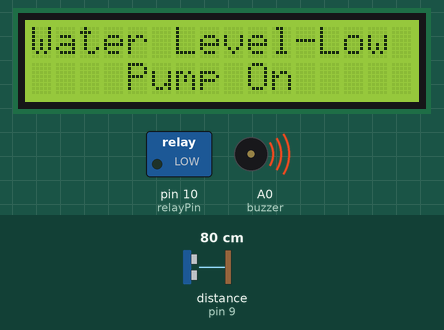
Recording of a sketch running on a simulated Arduino Uno, built with avr-gcc and run on an emulated ATmega328P. Shown: 16×2 character LCD, switched loads named in the sketch (green lamp = pin HIGH), buzzer (waves = sounding, pin HIGH). Wiring (inferred from the names in the program): ultrasonic range finder: trigger pin 8; echo pin 9. Inputs (shaded band) come from the test bench; at power-on: distance to the obstacle (sensor on pin 9) 80 cm. The echo pulse lasts 58.3 µs per cm; pins used as bus, display or sensor lines are not drawn; what the sketch prints to the serial monitor is not drawn.

Above: at 1.2 s.
1.3 s: distance to the obstacle (sensor on pin 9) set to 10 cm
2.8 s: distance to the obstacle (sensor on pin 9) set to 7 cm
At 3.9 s:
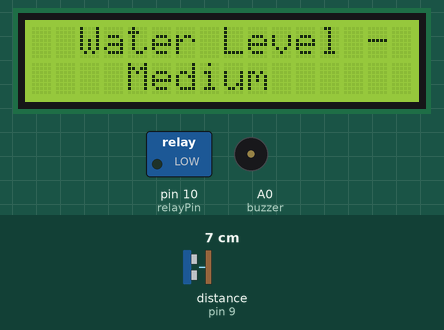
4.6 s: distance to the obstacle (sensor on pin 9) set to 2 cm
At 6.0 s:
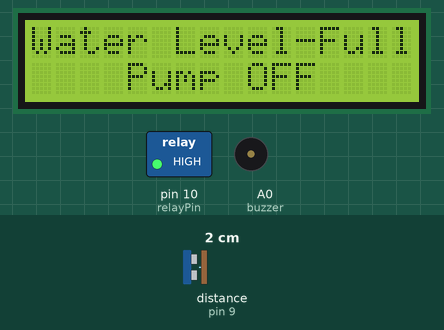
7.7 s: distance to the obstacle (sensor on pin 9) set to 13 cm
9.4 s: distance to the obstacle (sensor on pin 9) set to 17 cm
At 10.2 s:
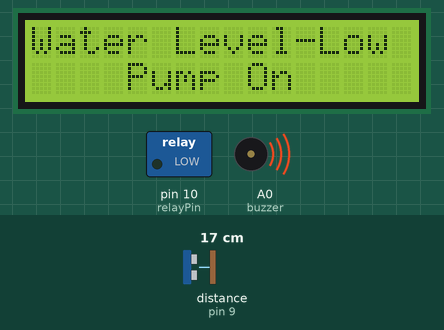
11.2 s: distance to the obstacle (sensor on pin 9) set to 4 cm
At 12.3 s:
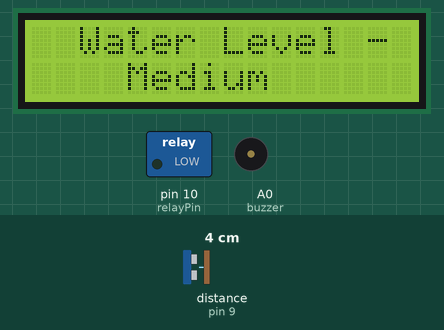
Timing chart, 0 to 14.2 s (numbered marks = the images above; inputs shaded):
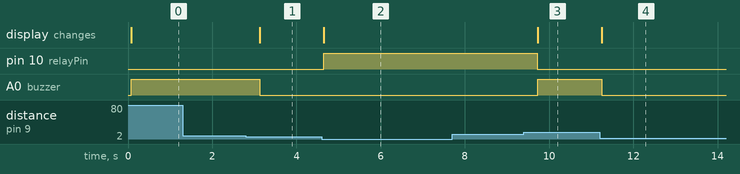

Measured:
- the behaviour switches between 9 and 8 cm on distance to the obstacle (sensor on pin 9) (found by bisection; images 0 and 1)
- the behaviour switches between 14 and 15 cm on distance to the obstacle (sensor on pin 9) (found by bisection; images 2 and 3)
- after the input at 1.3 s, every drawn part: stays the same
- after the input at 2.8 s, A0 (buzzer): HIGH → LOW after 0.32 s; the display: changes after 0.32 s (image 1)
- after the input at 4.6 s, pin 10 (relayPin): LOW → HIGH after 0.05 s; the display: changes after 0.05 s (image 2)
- after the input at 7.7 s, every drawn part: stays the same
- after the input at 9.4 s, pin 10 (relayPin): HIGH → LOW after 0.32 s; A0 (buzzer): LOW → HIGH after 0.32 s; the display: changes after 0.33 s (image 3)
- after the input at 11.2 s, A0 (buzzer): HIGH → LOW after 0.05 s; the display: changes after 0.05 s (image 4)

The sketch:

Assignment2_buzer.ino
```cpp
#include <LiquidCrystal.h>

LiquidCrystal lcd(2, 3, 4, 5, 6, 7);

int trigPin = 8;
int echoPin = 9;
int relayPin = 10;
// relay_pin low = on
int buzzer = A0;


float distance;
float duration;

void setup() {
  lcd.begin(16, 2);
  lcd.clear();
  pinMode(trigPin, OUTPUT);
  pinMode(echoPin, INPUT);
  pinMode(relayPin, OUTPUT);
  pinMode(buzzer, OUTPUT);

  Serial.begin(9600);
}

void loop() {
  digitalWrite(trigPin, LOW);
  delay(2);
  digitalWrite(trigPin, HIGH);
  delayMicroseconds(10);
  digitalWrite(trigPin, LOW);

  duration = pulseIn(echoPin, HIGH);
  distance = (duration / 2) * 0.034;


  Serial.print("distance  = ");
  Serial.print(distance);
  Serial.print(" cm ");
  Serial.println("");

  if (distance >= 14) {
    lcd.clear();
    digitalWrite(relayPin, LOW);
    Serial.println("Water Low - Pump ON");
    lcd.setCursor(0, 0);
    lcd.print("Water Level-Low");
    digitalWrite(buzzer, HIGH);
    lcd.setCursor(4, 1);
    lcd.print("Pump On");

  } else if (distance <= 3.4) {
    lcd.clear();
    digitalWrite(buzzer, LOW);
    digitalWrite(relayPin, HIGH);
    Serial.println("Water Full - Pump OFF");
    lcd.setCursor(0, 0);
    lcd.print("Water Level-Full");
    lcd.setCursor(4, 1);
    lcd.print("Pump OFF");

  } else if (distance >= 3.6 && distance <= 8) {
    lcd.clear();
    Serial.println("Water Moderate");
    lcd.setCursor(2, 0);

    lcd.print("Water Level - ");
    lcd.setCursor(4, 1);
    lcd.print("Medium");

    digitalWrite(buzzer, LOW);
  }


  delay(500);
}
```
